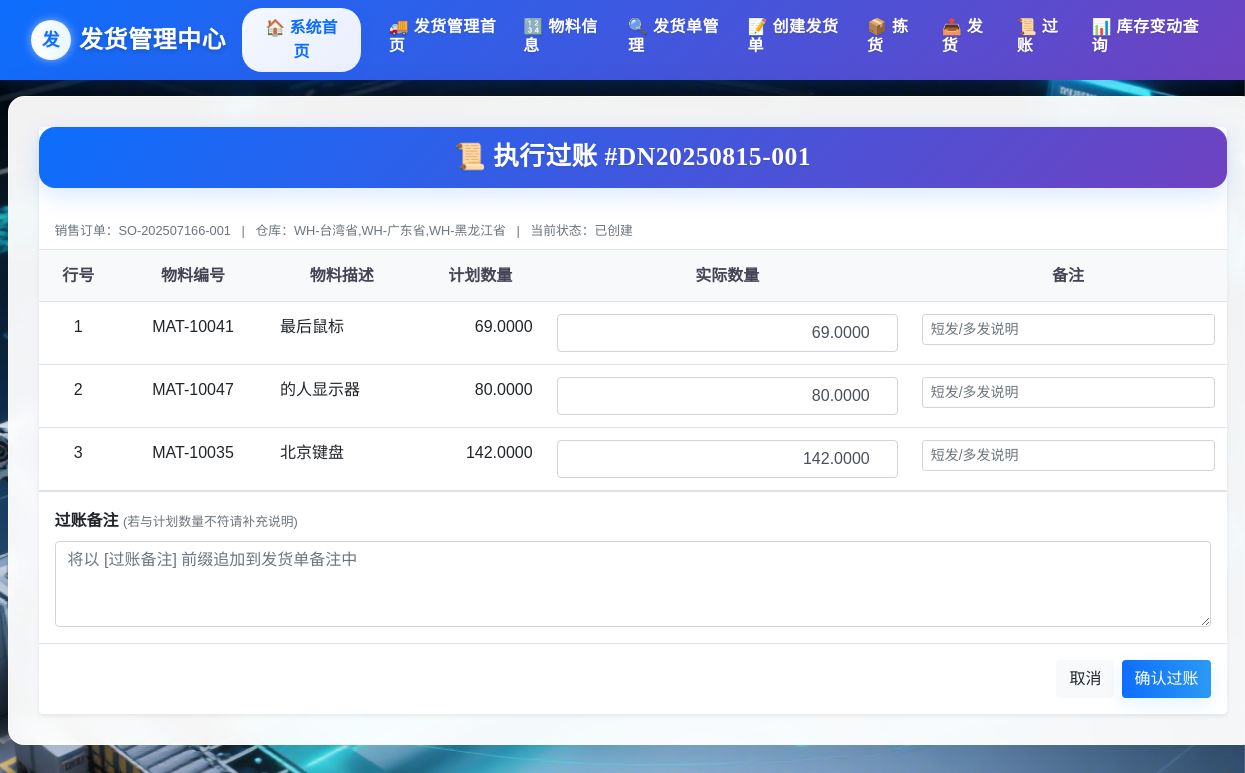
The page /delivery/post_delivery/DN20250815-001 (signed in) on the database as committed earlier.
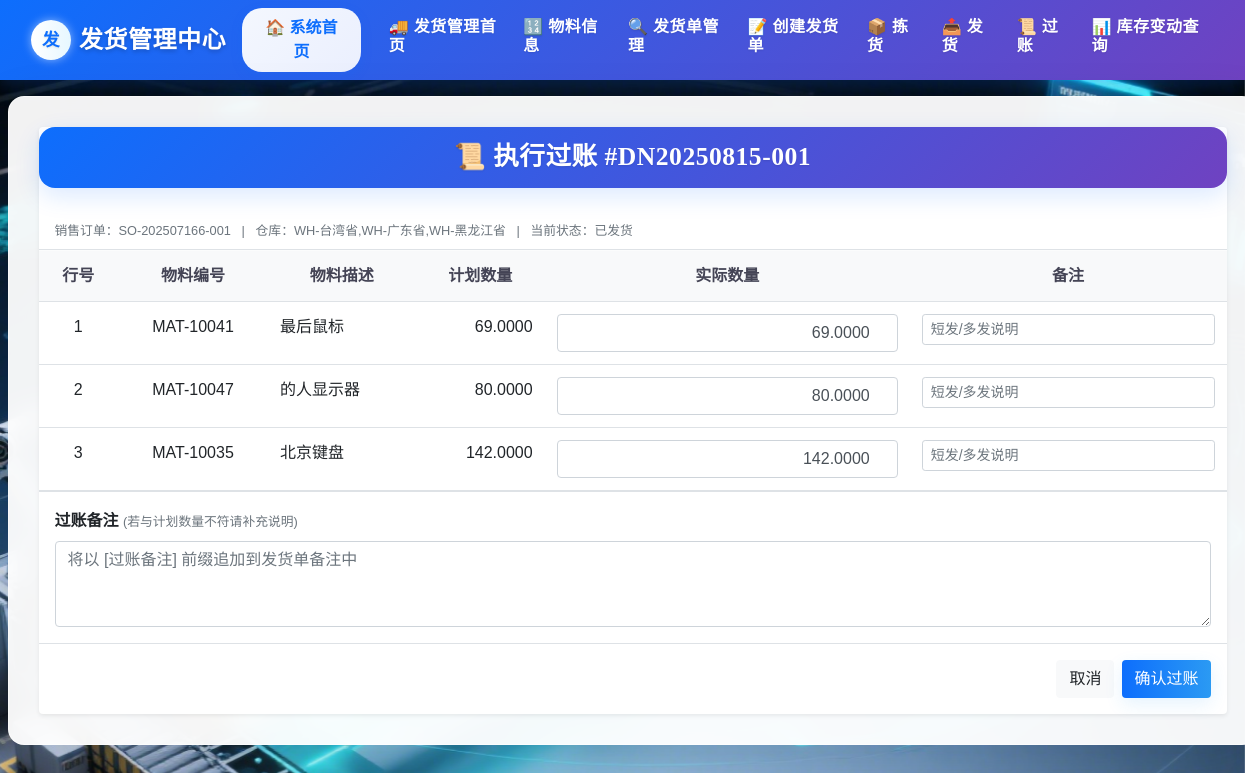
The same page on the database as committed later.
### delivery/models.py (models this page shows)
class DeliveryNote(db.Model):
    __tablename__ = 'DeliveryNote'
    delivery_note_id = db.Column(db.String(255), primary_key=True)
    picking_task_id = db.Column(db.String(255), db.ForeignKey('PickingTask.task_id'), nullable=False)
    sales_order_id = db.Column(db.String(255), db.ForeignKey('SalesOrder.sales_order_id'), nullable=False)
    delivery_date = db.Column(db.DateTime, nullable=False)
    warehouse_code = db.Column(db.String(255), nullable=False)
    status = db.Column(db.Enum(
        '已创建',
        '已拣货',
        '已发货',
        '已过账',
        '已取消'
    ), default='已创建', nullable=False)
    posted_by = db.Column(db.String(255))
    posted_at = db.Column(db.DateTime)
    created_by = db.Column(db.String(255))
    remarks = db.Column(db.Text)
    items = db.relationship('DeliveryItem', backref='delivery_note', cascade='all, delete-orphan', lazy=True)
    sales_order = db.relationship('SalesOrder', backref='delivery_notes')
    picking_task = db.relationship('PickingTask', backref='delivery_note')
    VALID_TRANSITIONS = {
        '已创建': ['已拣货', '已取消'],
        '已拣货': ['已发货', '已取消'],
        '已发货': ['已过账'],
        '已过账': [],
        '已取消': []
    }

### delivery/views.py (the view, shortened to what this page needs)
@delivery_bp.route('/post_delivery/<delivery_id>', methods=['GET', 'POST'])
@login_required
def post_delivery(delivery_id):
    if request.method == 'GET':
        delivery = (db.session.query(DeliveryNote)
                    .options(joinedload(DeliveryNote.items))
                    .filter(DeliveryNote.delivery_note_id == delivery_id)
                    .first())
        if not delivery:
            flash(f"发货单 {delivery_id} 不存在", "danger")
            return redirect(url_for('delivery.shipment_list'))
        form = forms.PostDeliveryForm()
        for item in delivery.items:
            entry = form.items.append_entry()
            entry.item_no.data = item.item_no
            entry.material_id.data = item.material_id
            entry.planned_quantity.data = float(item.planned_delivery_quantity or 0)
            entry.actual_quantity.data = float(item.actual_delivery_quantity or item.planned_delivery_quantity or 0)
        return render_template('delivery/post_delivery.html', delivery=delivery, form=form)

### delivery/forms.py
class PostDeliveryForm(FlaskForm):
    items = FieldList(FormField(DeliveryItemPostForm), min_entries=0, description="确认实际发货数量")
    remarks = TextAreaField('过账备注', validators=[Optional()], render_kw={"placeholder": "输入过账备注信息（如差异原因）"})
    submit = SubmitField('确认过账')

class DeliveryItemPostForm(Form):
    item_no = HiddenField()         # 行号
    material_id = HiddenField()     # 物料编号
    planned_quantity = DecimalField('计划数量', places=4, validators=[Optional()])
    actual_quantity = DecimalField('实际发货数量', places=4, validators=[Optional()])
    unit = StringField('单位', validators=[Optional()])

### app.py (called while the page is built)
@login_manager.user_loader
def load_user(user_id):
    return User.query.get(user_id)

### templates/delivery/post_delivery.html (shortened to what this page needs)
{% extends "delivery/base.html" %}
{% block content %}
<div class="card shadow-sm border-0">
  <div class="form-title-container">
    <h1 class="form-title">
      📜 执行过账 #{{ delivery.delivery_note_id }}
    </h1>
  </div>
  <div class="px-3 py-2 small text-muted border-bottom">
    销售订单：{{ delivery.sales_order_id }}
    &nbsp;&nbsp;|&nbsp;&nbsp; 仓库：{{ delivery.warehouse_code }}
    &nbsp;&nbsp;|&nbsp;&nbsp; 当前状态：{{ delivery.status }}
  </div>
  <form method="post" action="{{ url_for('delivery.post_delivery', delivery_id=delivery.delivery_note_id) }}">
    <div class="table-responsive">
      <table class="table mb-0 align-middle text-center">
        <thead class="table-light">
          <tr>
            <th>行号</th>
            <th>物料编号</th>
            <th>物料描述</th>
            <th>计划数量</th>
            <th>实际数量</th>
            <th>备注</th>
          </tr>
        </thead>
        <tbody>
          {% for item_form in form.items %}
            {% set i = loop.index0 %}
            {% set di = delivery.items[i] %}
            <tr data-row="{{ i }}">
              <td class="text-center">{{ di.item_no }}</td>
              <td class="text-center">{{ di.material_id }}</td>
              <td class="text-start">
                {{ di.material.description }}
              </td>
              <td class="text-end">
                {{ '%.4f'|format(item_form.planned_quantity.data or 0) }}
              </td>
              <td>
                {{ item_form.actual_quantity(
                    class="form-control text-end actual",
                    step="0.0001",
                    min="0",
                    inputmode="decimal",
                    autocomplete="off",
                    **{'data-planned': item_form.planned_quantity.data or 0}
                ) }}
              </td>
              <td>
                <input
                  type="text"
                  name="items-{{ i }}-line_remark"
                  class="form-control form-control-sm"
                  placeholder="短发/多发说明"
                  value="{% if request.method == 'POST' %}{{ request.form.get('items-' ~ i ~ '-line_remark', '') }}{% else %}{{ di.line_remark or '' }}{% endif %}"
                >
              </td>
            </tr>
          {% endfor %}
        </tbody>
      </table>
    </div>
    <div class="p-3 border-top">
      <label class="form-label fw-bold">
        过账备注 <small class="text-muted">(若与计划数量不符请补充说明)</small>
      </label>
      {{ form.remarks(class="form-control", rows="3", placeholder="将以 [过账备注] 前缀追加到发货单备注中") }}
    </div>
    <div class="p-3 d-flex justify-content-end gap-2 border-top">
      <a href="{{ url_for('delivery.delivery_detail', delivery_id=delivery.delivery_note_id) }}"
         class="btn btn-light">取消</a>
      <button type="submit" class="btn btn-primary" id="submitBtn">确认过账</button>
    </div>
  </form>
</div>
{% endblock %}

Rows that differ between the two databases and show on the page:
changed DeliveryNote "DN20250815-001": status "已创建" → "已发货"
